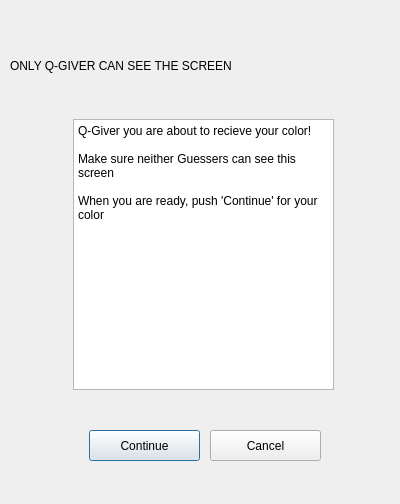
<?xml version="1.0" encoding="UTF-8"?>
<ui version="4.0">
 <class>QGiverNotification</class>
 <widget class="QDialog" name="QGiverNotification">
  <property name="geometry">
   <rect>
    <x>0</x>
    <y>0</y>
    <width>400</width>
    <height>504</height>
   </rect>
  </property>
  <property name="windowTitle">
   <string>Dialog</string>
  </property>
  <widget class="QLabel" name="label">
   <property name="geometry">
    <rect>
     <x>10</x>
     <y>30</y>
     <width>371</width>
     <height>71</height>
    </rect>
   </property>
   <property name="text">
    <string>ONLY Q-GIVER CAN SEE THE SCREEN</string>
   </property>
  </widget>
  <widget class="QPushButton" name="continue_">
   <property name="geometry">
    <rect>
     <x>89</x>
     <y>430</y>
     <width>111</width>
     <height>31</height>
    </rect>
   </property>
   <property name="text">
    <string>Continue</string>
   </property>
  </widget>
  <widget class="QPushButton" name="cancel">
   <property name="geometry">
    <rect>
     <x>210</x>
     <y>430</y>
     <width>111</width>
     <height>31</height>
    </rect>
   </property>
   <property name="text">
    <string>Cancel</string>
   </property>
  </widget>
  <widget class="QTextEdit" name="text_box">
   <property name="geometry">
    <rect>
     <x>73</x>
     <y>119</y>
     <width>261</width>
     <height>271</height>
    </rect>
   </property>
   <property name="html">
    <string>&lt;!DOCTYPE HTML PUBLIC &quot;-//W3C//DTD HTML 4.0//EN&quot; &quot;http://www.w3.org/TR/REC-html40/strict.dtd&quot;&gt;
&lt;html&gt;&lt;head&gt;&lt;meta name=&quot;qrichtext&quot; content=&quot;1&quot; /&gt;&lt;meta charset=&quot;utf-8&quot; /&gt;&lt;style type=&quot;text/css&quot;&gt;
p, li { white-space: pre-wrap; }
hr { height: 1px; border-width: 0; }
li.unchecked::marker { content: &quot;\2610&quot;; }
li.checked::marker { content: &quot;\2612&quot;; }
&lt;/style&gt;&lt;/head&gt;&lt;body style=&quot; font-family:'Segoe UI'; font-size:9pt; font-weight:400; font-style:normal;&quot;&gt;
&lt;p style=&quot; margin-top:0px; margin-bottom:0px; margin-left:0px; margin-right:0px; -qt-block-indent:0; text-indent:0px;&quot;&gt;Q-Giver you are about to recieve your color!&lt;/p&gt;
&lt;p style=&quot;-qt-paragraph-type:empty; margin-top:0px; margin-bottom:0px; margin-left:0px; margin-right:0px; -qt-block-indent:0; text-indent:0px;&quot;&gt;&lt;br /&gt;&lt;/p&gt;
&lt;p style=&quot; margin-top:0px; margin-bottom:0px; margin-left:0px; margin-right:0px; -qt-block-indent:0; text-indent:0px;&quot;&gt;Make sure neither Guessers can see this screen&lt;/p&gt;
&lt;p style=&quot;-qt-paragraph-type:empty; margin-top:0px; margin-bottom:0px; margin-left:0px; margin-right:0px; -qt-block-indent:0; text-indent:0px;&quot;&gt;&lt;br /&gt;&lt;/p&gt;
&lt;p style=&quot; margin-top:0px; margin-bottom:0px; margin-left:0px; margin-right:0px; -qt-block-indent:0; text-indent:0px;&quot;&gt;When you are ready, push 'Continue' for your color&lt;/p&gt;&lt;/body&gt;&lt;/html&gt;</string>
   </property>
  </widget>
 </widget>
 <resources/>
 <connections/>
</ui>
